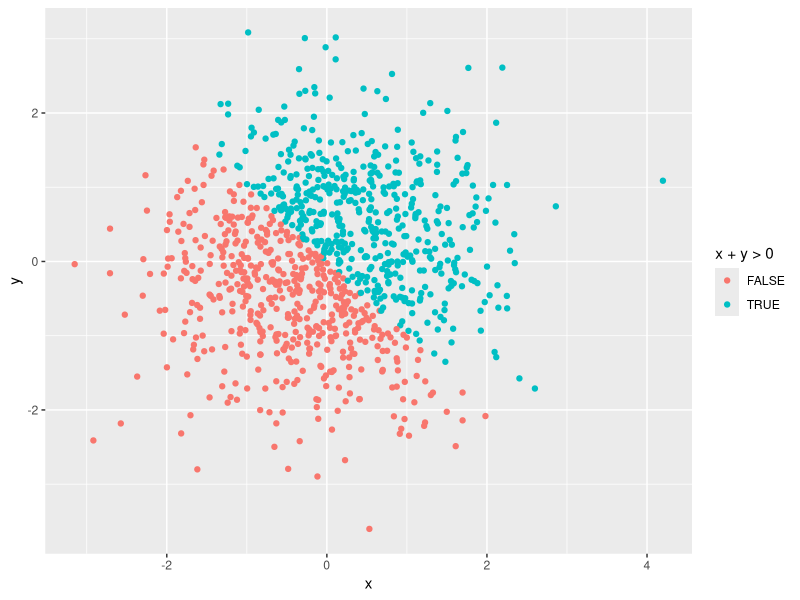
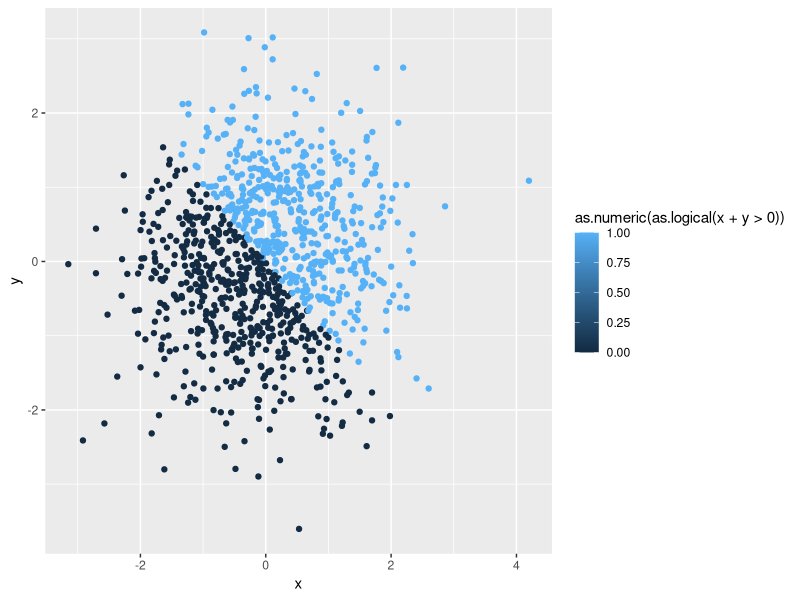
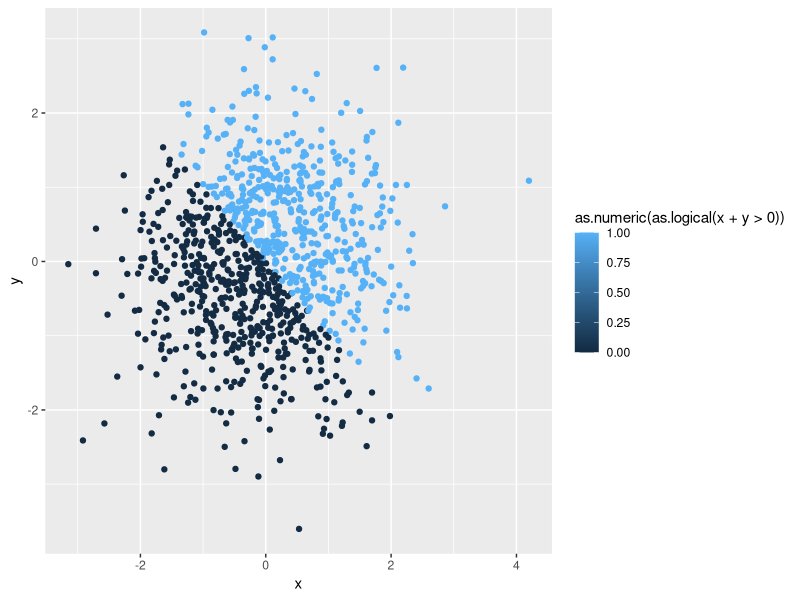

These charts were generated, in order, by the following R code:
## ---- chunk 1
knitr::opts_chunk$set(echo = TRUE)
library(tidyverse)
## ---- chunk 2
## A random sample of size 10 from a uniform [0,5] distribution
x = runif(10, min = 0, max = 5)
x
  
## A logical vector indicating whether elements of the sample are greater than 2
x > 2

## A (length-10) character vector
food <- c("I", "am", "very", "hungry", "would", "you", "like", "to", "go", "eat")

## A (length-10) factor vector
size <- c("Small", "Large", "Medium", "Medium", "Medium", "Large", "Small", "Large", "Large", "Medium")

homework_df = tibble(
  vec_char = c("I", "am", "very", "hungry", "would", "you", "like", "to", "go", "eat"),
  vec_logical = c(x > 2),
  vec_factor = factor(c("Small", "Large", "Medium", "Medium", "Medium", "Large", "Small", "Large", "Large", "Medium"))
)
## ---- chunk 3
## Mean of logical vector 
mean(x>2)

## Mean of character vector
mean(food)

## Mean of factor vector
mean(size)

## Out of the 3 variables, only the logical vector was able to produce a mean (0.6).It did not work for character and factor vector because both are not in numerics.  
## ---- chunk 4
## Applying as.numeric function to logical, character, and factor variables
as.numeric(as.factor(size))

as.numeric(as.character(food))

as.numeric(as.logical(x>2))
## ---- chunk 5
## Converting character variable from character to factor to numeric
as.numeric(as.factor(food))

## Converting factor variable from factor to character to numeric
as.numeric(as.character(size))

## It was not possible to convert the factor variable from factor to character to numeric.
## ---- chunk 6
plot_df = tibble(
  x = rnorm(1000),
  y = rnorm(1000),
  x + y > 0,
  as.numeric(as.logical(x + y > 0)),
  as.factor(as.logical(x + y > 0))
)
## ---- chunk 7
ggplot(plot_df, aes(x = x, y = y)) + geom_point(aes(color = x + y > 0))
## ---- chunk 8
ggplot(plot_df, aes(x = x, y = y)) + geom_point(aes(color = as.numeric(as.logical(x + y > 0))))
## ---- chunk 9
ggplot(plot_df, aes(x = x, y = y)) + geom_point(aes(color = as.numeric(as.logical(x + y > 0))))
